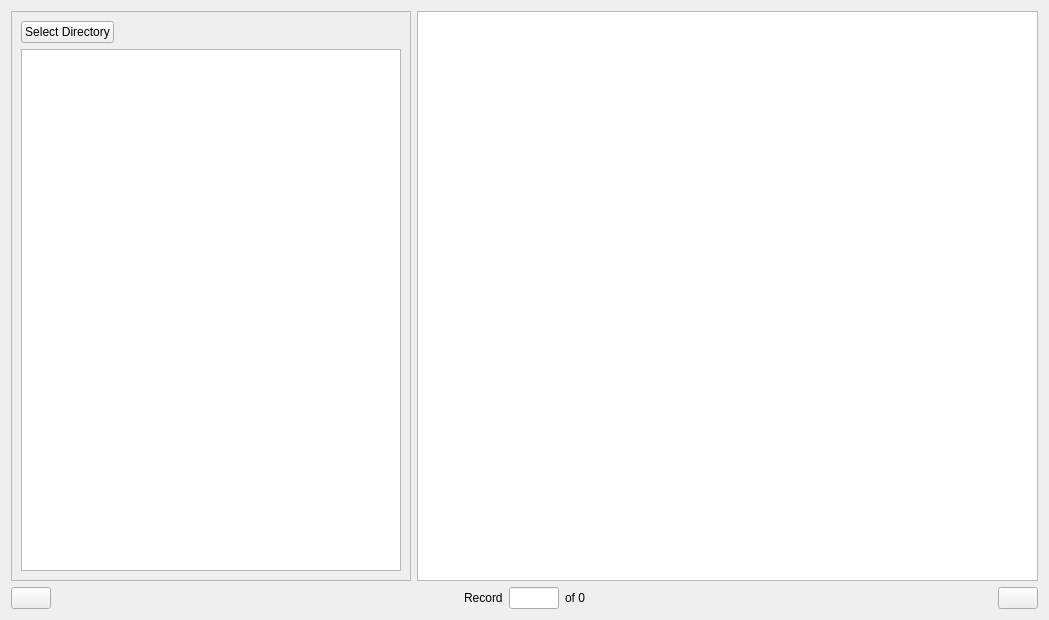
<?xml version="1.0" encoding="UTF-8"?>
<ui version="4.0">
 <class>Browser</class>
 <widget class="QWidget" name="Browser">
  <property name="geometry">
   <rect>
    <x>0</x>
    <y>0</y>
    <width>1049</width>
    <height>620</height>
   </rect>
  </property>
  <property name="windowTitle">
   <string>Form</string>
  </property>
  <layout class="QGridLayout" name="gridLayout_2">
   <item row="0" column="0">
    <widget class="QFrame" name="frame">
     <property name="maximumSize">
      <size>
       <width>400</width>
       <height>16777215</height>
      </size>
     </property>
     <property name="frameShape">
      <enum>QFrame::StyledPanel</enum>
     </property>
     <property name="frameShadow">
      <enum>QFrame::Raised</enum>
     </property>
     <layout class="QGridLayout" name="gridLayout">
      <item row="0" column="0">
       <widget class="QPushButton" name="pushButtonSelectDirectory">
        <property name="text">
         <string>Select Directory</string>
        </property>
       </widget>
      </item>
      <item row="0" column="1">
       <spacer name="horizontalSpacer_3">
        <property name="orientation">
         <enum>Qt::Horizontal</enum>
        </property>
        <property name="sizeHint" stdset="0">
         <size>
          <width>278</width>
          <height>20</height>
         </size>
        </property>
       </spacer>
      </item>
      <item row="1" column="0" colspan="2">
       <widget class="QTextBrowser" name="textBrowser">
        <property name="maximumSize">
         <size>
          <width>16777215</width>
          <height>16777215</height>
         </size>
        </property>
       </widget>
      </item>
     </layout>
    </widget>
   </item>
   <item row="0" column="1">
    <widget class="QGraphicsView" name="graphicsView"/>
   </item>
   <item row="1" column="0" colspan="2">
    <layout class="QHBoxLayout" name="horizontalLayout">
     <item>
      <widget class="QPushButton" name="pushButtonPrevious">
       <property name="text">
        <string/>
       </property>
       <property name="icon">
        <iconset>
         <normaloff>./icons/go-previous.png</normaloff>./icons/go-previous.png</iconset>
       </property>
      </widget>
     </item>
     <item>
      <spacer name="horizontalSpacer">
       <property name="orientation">
        <enum>Qt::Horizontal</enum>
       </property>
       <property name="sizeHint" stdset="0">
        <size>
         <width>40</width>
         <height>20</height>
        </size>
       </property>
      </spacer>
     </item>
     <item>
      <widget class="QLabel" name="label">
       <property name="text">
        <string>Record</string>
       </property>
      </widget>
     </item>
     <item>
      <widget class="QLineEdit" name="lineEditCurrentRecord">
       <property name="maximumSize">
        <size>
         <width>50</width>
         <height>16777215</height>
        </size>
       </property>
      </widget>
     </item>
     <item>
      <widget class="QLabel" name="labelTotal">
       <property name="text">
        <string>of 0</string>
       </property>
      </widget>
     </item>
     <item>
      <spacer name="horizontalSpacer_2">
       <property name="orientation">
        <enum>Qt::Horizontal</enum>
       </property>
       <property name="sizeHint" stdset="0">
        <size>
         <width>40</width>
         <height>20</height>
        </size>
       </property>
      </spacer>
     </item>
     <item>
      <widget class="QPushButton" name="pushButtonNext">
       <property name="text">
        <string/>
       </property>
       <property name="icon">
        <iconset>
         <normaloff>./icons/go-next.png</normaloff>./icons/go-next.png</iconset>
       </property>
      </widget>
     </item>
    </layout>
   </item>
  </layout>
 </widget>
 <resources/>
 <connections/>
</ui>
